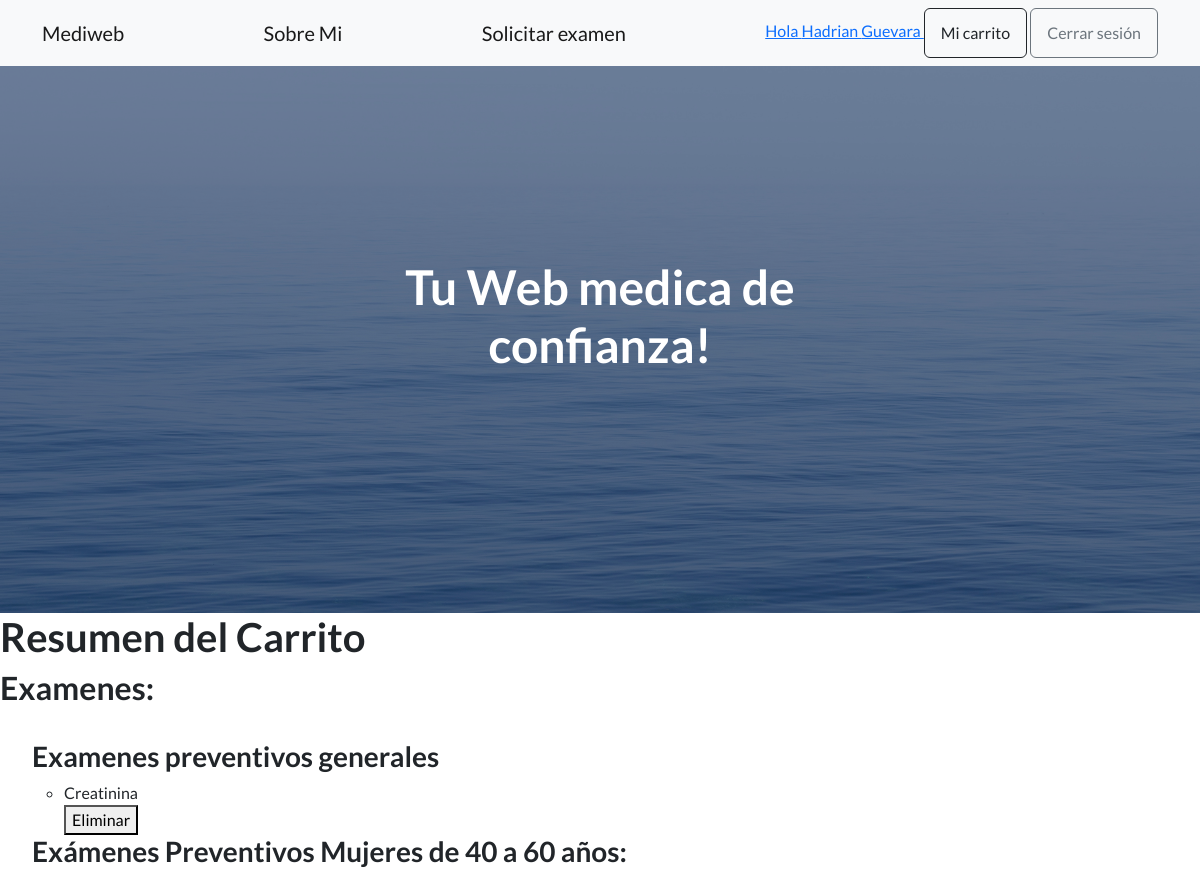
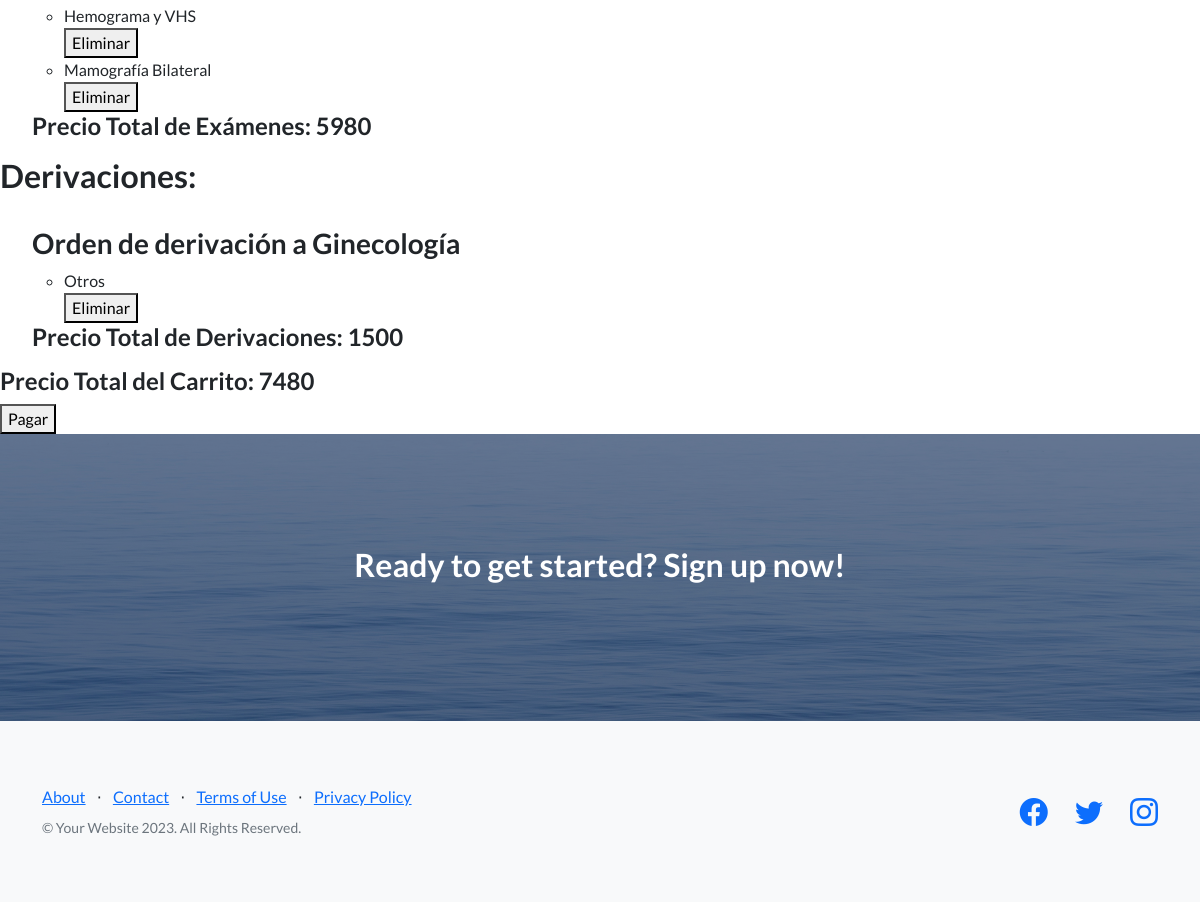
Screenshot of /resumen_carrito/ (signed in) with the database file from the repository (2 pictures, top to bottom).
### AppWeb/models.py (models this page shows, shortened)
class CustomUser(AbstractUser):
    nombre = models.CharField('Nombre', max_length=100)
    apellido = models.CharField('Apellido', max_length=100)
    email = models.EmailField('Correo electronico', unique=True)
    region = models.CharField('Region', max_length=100)
    comuna = models.CharField('Comuna', max_length=100)
    direccion = models.CharField(max_length=255)
    telefono_contacto = models.CharField(max_length=20)
    fecha_nacimiento = models.DateField()
    rut = models.CharField(max_length=12, unique=True)
    genero = models.CharField(max_length=1, choices=(
        ('M', 'Masculino'),
        ('F', 'Femenino'),
        ('O', 'Otro'),
    ))
    objects = CustomUserManager()
    USERNAME_FIELD = 'email'
    REQUIRED_FIELDS = ['nombre', 'apellido', 'direccion', 'telefono_contacto', 'fecha_nacimiento', 'rut', 'genero', 'region', 'comuna']
    groups = models.ManyToManyField(
        'auth.Group',
        verbose_name='groups',
        blank=True,
        related_name='customuser_set',
        related_query_name='user'
    )
    user_permissions = models.ManyToManyField(
        'auth.Permission',
        verbose_name='user permissions',
        blank=True,
        related_name='customuser_set',
        related_query_name='user'
    )

class Categoria(models.Model):
    nombre = models.CharField(max_length=100)
    descripcion = models.TextField(blank=True)  # Campo opcional para descripción de la categoría
    precio = models.DecimalField(max_digits=10, decimal_places=0)
    imagen_url = models.CharField(max_length=200, null=True, blank=True)

class Item(models.Model):
    nombre = models.CharField(max_length=100)
    categoria = models.ForeignKey(Categoria, on_delete=models.CASCADE, null=True, blank=True)
    derivacion = models.ForeignKey(Derivacion, on_delete=models.CASCADE, null=True, blank=True)
    descripcion = models.TextField(blank=True)

class Derivacion(models.Model):
    nombre = models.CharField(max_length=100)
    descripcion = models.TextField(blank=True)
    precio = models.DecimalField(max_digits=10, decimal_places=0)
    imagen_url = models.CharField(max_length=200, null=True, blank=True)

### AppWeb/views.py (the view)
# urls.py: path('resumen_carrito/', views.resumen_carrito, name='resumen_carrito'),
def resumen_carrito(request):
    items_carrito = Item.objects.filter(itemcarrito__carrito__usuario=request.user)
    categorias = Categoria.objects.filter(item__in=items_carrito).distinct()
    derivaciones = Derivacion.objects.filter(item__in=items_carrito).distinct()
    precio_total_categorias, items_por_categoria = calcular_precio_categorias(items_carrito, categorias)
    precio_total_derivaciones, items_por_derivacion = calcular_precio_derivaciones(items_carrito, derivaciones)
    precio_total = precio_total_categorias + precio_total_derivaciones
    return render(request, 'examenes/resumen_carritotest.html', {
        'items_por_categoria': items_por_categoria,
        'items_por_derivacion': items_por_derivacion,
        'precio_total_categorias': precio_total_categorias,
        'precio_total_derivaciones': precio_total_derivaciones,
        'precio_total': precio_total,
    })

### AppWeb/views.py (called while the page is built)
def calcular_precio_derivaciones(items_carrito, derivaciones):
    derivaciones_procesadas = set()
    precio_total_derivaciones = 0
    items_por_derivacion = {}
    for derivacion in derivaciones:
        if derivacion in derivaciones_procesadas:
            continue
        items_derivacion = items_carrito.filter(derivacion=derivacion)
        items_por_derivacion[derivacion] = items_derivacion
        precio_total_derivacion = derivacion.precio
        precio_total_derivaciones += precio_total_derivacion
        derivaciones_procesadas.add(derivacion)
    return precio_total_derivaciones, items_por_derivacion

def calcular_precio_categorias(items_carrito, categorias):
    categorias_procesadas = set()
    precio_total_categorias = 0
    items_por_categoria = {}
    for categoria in categorias:
        if categoria in categorias_procesadas:
            continue
        items_categoria = items_carrito.filter(categoria=categoria)
        items_por_categoria[categoria] = items_categoria
        precio_total_categoria = categoria.precio
        precio_total_categorias += precio_total_categoria
        categorias_procesadas.add(categoria)
    return precio_total_categorias, items_por_categoria

### AppWeb/templates/examenes/resumen_carritotest.html (shortened to what this page needs)
{% extends 'base.html' %}
{% load static %}
{% block content %}
<h1>Resumen del Carrito</h1>
<h2>Examenes:</h2> <br>
<ul>
    {% for categoria, items in items_por_categoria.items %}
    <h3>{{ categoria.nombre }}</h3>
    <ul>
        {% for item in items %}
        <li>
            {{ item.nombre }}
            <form class="eliminar-form" action="{% url 'eliminar_producto' item.pk %}" method="post">
                <button type="submit">Eliminar</button>
            </form>
        </li>
        {% endfor %}
    </ul>
    {% endfor %}
    <h4>Precio Total de Exámenes: {{ precio_total_categorias }}</h4>
</ul>
<h2>Derivaciones:</h2> <br>
<ul>
    {% for derivacion, items_derivacion in items_por_derivacion.items %}
    <h3>{{ derivacion.nombre }}</h3>
    <ul>
        {% for item in items_derivacion %}
        <li>
            {{ item.nombre }}
            <form class="eliminar-form" action="{% url 'eliminar_derivacion' item.pk %}" method="post">
                <button type="submit">Eliminar</button>
            </form>
        </li>
        {% endfor %}
    </ul>
    {% endfor %}
    <h4>Precio Total de Derivaciones: {{ precio_total_derivaciones }}</h4>
</ul>
<h4>Precio Total del Carrito: {{ precio_total }}</h4>
<form method="get" action="{% url 'pago_exitoso' %}">
    <button type="submit" {% if items_por_categoria|length == 0 and items_por_derivacion|length == 0 %}disabled{% endif %}>Pagar</button>
</form>
{% endblock %}

### AppWeb/templates/base.html (shortened to what this page needs)
<!DOCTYPE html>
<html lang="en">
    <head>
        {% load static %}
        <link rel="stylesheet" href="https://stackpath.bootstrapcdn.com/bootstrap/4.5.2/css/bootstrap.min.css">
        <link href="https://cdn.jsdelivr.net/npm/bootstrap-icons@1.5.0/font/bootstrap-icons.css" rel="stylesheet" type="text/css" />
        <link href="{% static 'css/styles.css' %}" rel="stylesheet"/>
        <link rel="stylesheet" href="https://cdnjs.cloudflare.com/ajax/libs/toastify-js/1.11.0/toastify.min.css">
    </head>
    <body>
        <nav class="navbar navbar-light bg-light static-top">
            <div class="container">
                <a class="navbar-brand" href="{% url 'index' %}">Mediweb</a>
                <a class="navbar-brand" href="{% url 'index' %}">Sobre Mi</a>
                <a class="navbar-brand" href="{% url 'ver_categorias' %}">Solicitar examen</a>
                {% if request.user.is_authenticated %}
                <div class="navbar-item">
                    <a href="{% url 'mi_cuenta' %}" class="navbar-link">
                        Hola {{ request.user.nombre|default:request.user.username }} {{ request.user.apellido|default:'' }}
                    </a>
                    <a href="{% url 'resumen_carrito' %}" class="btn btn-outline-dark">Mi carrito</a>
                    <a href="{% url 'logout' %}" class="btn btn-outline-secondary">Cerrar sesión</a>
                </div>
            {% else %}
                <a class="btn btn-outline-primary" href="{% url 'login' %}">Iniciar Sesión</a>
            {% endif %}
            </div>
        </nav>
    <header class="masthead">
        <div class="container position-relative">
            <div class="row justify-content-center">
                <div class="col-xl-6">
                    <div class="text-center text-white">
                        <h1 class="mb-5">Tu Web medica de confianza!</h1>
                    </div>
                </div>
            </div>
        </div>
    </header>
    {% block content %}
    {% endblock %}
    <section class="call-to-action text-white text-center" id="signup">
        <div class="container position-relative">
            <div class="row justify-content-center">
                <div class="col-xl-6">
                    <h2 class="mb-4">Ready to get started? Sign up now!</h2>
                </div>
            </div>
        </div>
    </section>
    <footer class="footer bg-light">
        <div class="container">
            <div class="row">
                <div class="col-lg-6 h-100 text-center text-lg-start my-auto">
                    <ul class="list-inline mb-2">
                        <li class="list-inline-item"><a href="#!">About</a></li>
                        <li class="list-inline-item">⋅</li>
                        <li class="list-inline-item"><a href="#!">Contact</a></li>
                        <li class="list-inline-item">⋅</li>
                        <li class="list-inline-item"><a href="#!">Terms of Use</a></li>
                        <li class="list-inline-item">⋅</li>
                        <li class="list-inline-item"><a href="#!">Privacy Policy</a></li>
                    </ul>
                    <p class="text-muted small mb-4 mb-lg-0">&copy; Your Website 2023. All Rights Reserved.</p>
                </div>
                <div class="col-lg-6 h-100 text-center text-lg-end my-auto">
                    <ul class="list-inline mb-0">
                        <li class="list-inline-item me-4">
                            <a href="#!"><i class="bi-facebook fs-3"></i></a>
                        </li>
                        <li class="list-inline-item me-4">
                            <a href="#!"><i class="bi-twitter fs-3"></i></a>
                        </li>
                        <li class="list-inline-item">
                            <a href="#!"><i class="bi-instagram fs-3"></i></a>
                        </li>
                    </ul>
                </div>
            </div>
        </div>
    </footer>
</body>
</html>

### rows the page displays
CustomUser: user.nombre "Hadrian", user.apellido "Guevara"
Categoria: nombre "Examenes preventivos generales"
Item: nombre "Creatinina"
Categoria: nombre "Exámenes Preventivos Mujeres de 40 a 60 años:"
Item: nombre "Hemograma y VHS"
Item: nombre "Mamografía Bilateral"
Derivacion: nombre "Orden de derivación a Ginecología"
Item: nombre "Otros"

### other values shown
{{ precio_total_categorias }} "5980"
{{ precio_total_derivaciones }} "1500"
{{ precio_total }} "7480"
